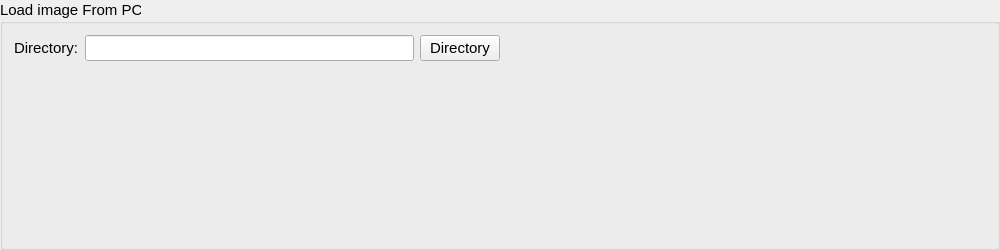
<?xml version="1.0" encoding="UTF-8"?>
<ui version="4.0">
 <class>NTULoadImagePC</class>
 <widget class="QGroupBox" name="NTULoadImagePC">
  <property name="geometry">
   <rect>
    <x>0</x>
    <y>0</y>
    <width>1000</width>
    <height>250</height>
   </rect>
  </property>
  <property name="font">
   <font>
    <pointsize>11</pointsize>
   </font>
  </property>
  <property name="windowTitle">
   <string/>
  </property>
  <property name="title">
   <string>Load image From PC</string>
  </property>
  <property name="flat">
   <bool>false</bool>
  </property>
  <layout class="QGridLayout" name="gridLayout">
   <item row="0" column="0">
    <layout class="QGridLayout" name="gridLayout_2">
     <item row="1" column="1">
      <spacer name="verticalSpacer">
       <property name="orientation">
        <enum>Qt::Vertical</enum>
       </property>
       <property name="sizeHint" stdset="0">
        <size>
         <width>20</width>
         <height>40</height>
        </size>
       </property>
      </spacer>
     </item>
     <item row="0" column="0">
      <widget class="QLabel" name="label">
       <property name="font">
        <font>
         <pointsize>11</pointsize>
        </font>
       </property>
       <property name="text">
        <string>Directory:</string>
       </property>
      </widget>
     </item>
     <item row="0" column="1">
      <widget class="QLineEdit" name="lineEdit_imagePathPC"/>
     </item>
     <item row="0" column="2">
      <widget class="QPushButton" name="pushButton_choseDirectory">
       <property name="font">
        <font>
         <pointsize>11</pointsize>
        </font>
       </property>
       <property name="text">
        <string>Directory</string>
       </property>
      </widget>
     </item>
    </layout>
   </item>
   <item row="0" column="1">
    <spacer name="horizontalSpacer">
     <property name="orientation">
      <enum>Qt::Horizontal</enum>
     </property>
     <property name="sizeHint" stdset="0">
      <size>
       <width>40</width>
       <height>20</height>
      </size>
     </property>
    </spacer>
   </item>
  </layout>
 </widget>
 <resources/>
 <connections/>
</ui>
